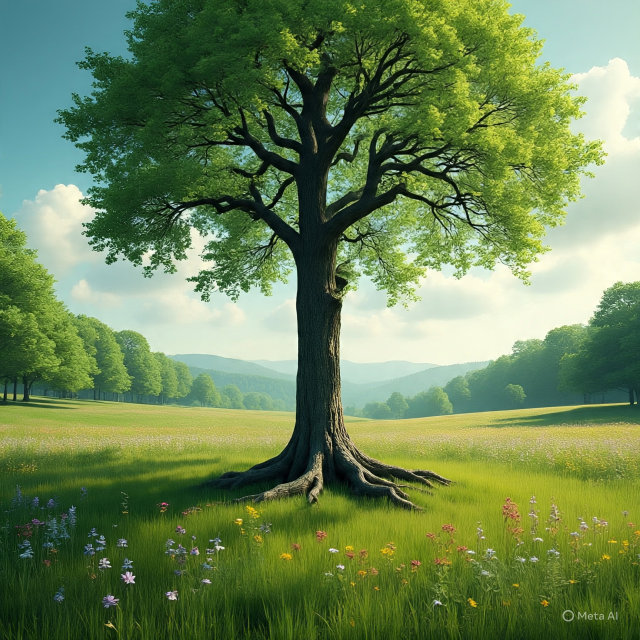
#> input picture Blob/random_image.jpeg, 1280 x 1280 px (shown at 1/2 size)
$ python -i LineDetectionHoughline.py   (imports and definitions only)
#> lines starting #> are read from the running program, lines starting #| are printed output that depends on the picture; after the words box and inside, x2 and y2 are one past the last pixel; in counts of white or black regions, pixels touching at a corner belong together
import cv2
import numpy as np
from tkinter import filedialog
import tkinter as tk

# Function to apply Hough Transform
def apply_hough_transform(image_path):
#> called with image_path = '../Blob/random_image.jpeg'
    img = cv2.imread(image_path)
#> img is the input picture: shape (1280, 1280, 3); mean B, G, R 85.1, 132.3, 107.2
    gray = cv2.cvtColor(img, cv2.COLOR_BGR2GRAY)
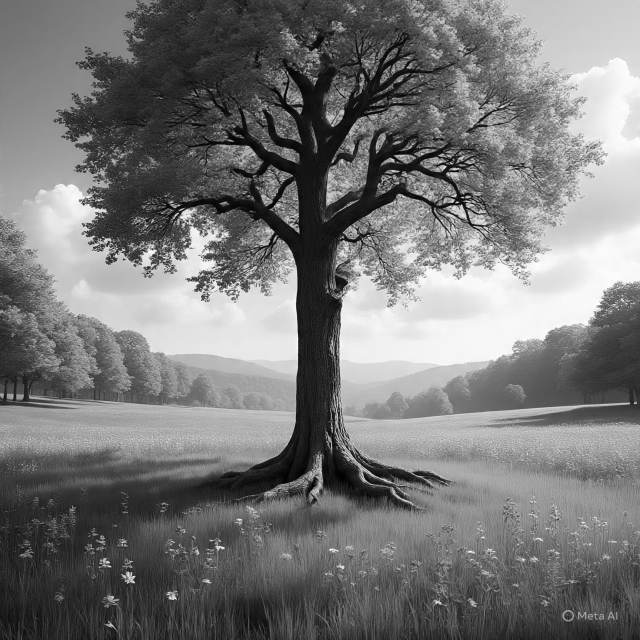
#> gray: shape (1280, 1280) (shown at 1/2 size); min 0, max 254, mean 119.4
    edges = cv2.Canny(gray, 50, 150, apertureSize=3)
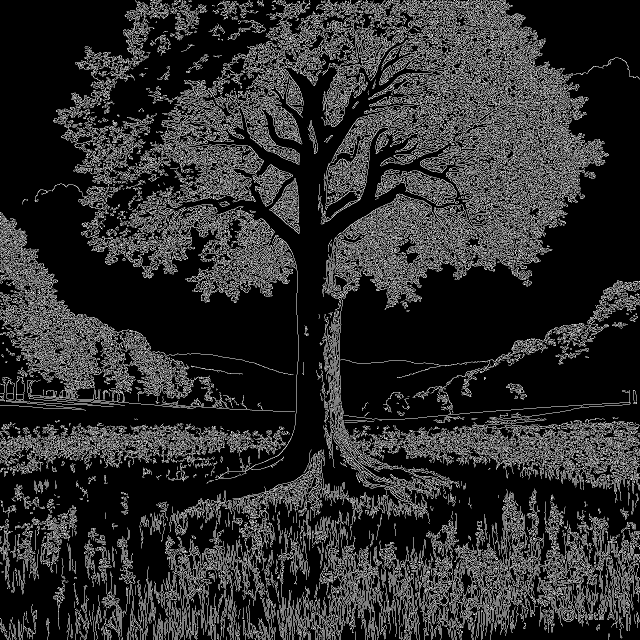
#> edges: shape (1280, 1280) (shown at 1/2 size); 17.8% white in thin lines or dots
    lines = cv2.HoughLines(edges, 1, np.pi/180, 500)
#> lines = [[882, 1.57], [718, 0.785], [747, 0.785]]

    for line in lines:
        rho, theta = line[0]
        a = np.cos(theta)
        b = np.sin(theta)
        x0 = a*rho
        y0 = b*rho
        x1 = int(x0 + 1000*(-b))
        y1 = int(y0 + 1000*(a))
        x2 = int(x0 - 1000*(-b))
        y2 = int(y0 - 1000*(a))
        cv2.line(img, (x1, y1), (x2, y2), (0, 0, 255), 4)
#> this loop made 3 passes
#> (rho, theta, a, b, x0, y0, x1, y1) on passes 1 to 3: (882, 1.57, -4.37e-08, 1, -3.86e-05, 882, -1000, 881), (718, 0.785, 0.707, 0.707, 507.7, 507.7, -199, 1214), (747, 0.785, 0.707, 0.707, 528.2, 528.2, -178, 1235)
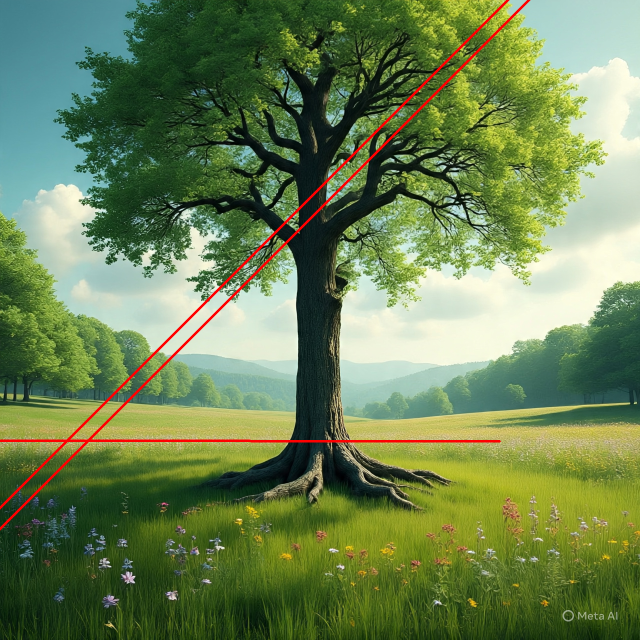
#> img: shape (1280, 1280, 3) (shown at 1/2 size); 1.19% of pixels changed, all inside (x1, y1, x2, y2) = (0, 0, 1061, 1061)

    cv2.imwrite('houghlines.jpg', img)
    cv2.imshow("Hough Lines", img)
    cv2.waitKey(5000)
    cv2.destroyAllWindows()

# Function to apply Probabilistic Hough Transform
def apply_probabilistic_hough_transform(image_path):
    img = cv2.imread(image_path)
    gray = cv2.cvtColor(img, cv2.COLOR_BGR2GRAY)
    edges = cv2.Canny(gray, 50, 150, apertureSize=3)
    lines = cv2.HoughLinesP(edges, 1, np.pi/180, 100, minLineLength=100, maxLineGap=10)

    for line in lines:
        x1, y1, x2, y2 = line[0]
        cv2.line(img, (x1, y1), (x2, y2), (0, 0, 255), 4)

    cv2.imwrite('probabilistic_houghlines.jpg', img)
    cv2.imshow("Probabilistic Hough Lines", img)
    cv2.waitKey(5000)
    cv2.destroyAllWindows()

# Function to select image and apply transform
def select_image_and_apply_transform(transform_type):
    image_path = filedialog.askopenfilename()
    if transform_type == "hough":
        apply_hough_transform(image_path)
    elif transform_type == "probabilistic_hough":
        apply_probabilistic_hough_transform(image_path)

# Create main window
# [3 lines not run here, left out]

# Create label and buttons
# [1 line that did not run here, left out]
# [1 line not run here, left out]

# [1 line that did not run here, left out]
# [1 line not run here, left out]

# [1 line that did not run here, left out]
# [1 line not run here, left out]

# [1 line that did not run here, left out]
# [3 lines not run here, left out]

>>> result = apply_hough_transform('../Blob/random_image.jpeg')
